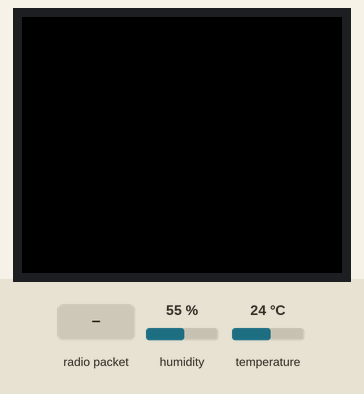
A sketch run on a simulated ESP8266 (NodeMCU). Parts: 160×128 colour display. The inputs (shaded band) are chosen by the test bench; at power-on: humidity 55 %, temperature 24 °C. What the sketch prints to the serial monitor is not drawn.

Above: at 1.9 s.
2.0 s: radio packet "Raum" arrives
At 3.2 s:
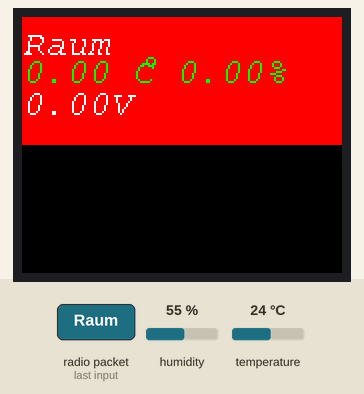
3.5 s: radio packet "Labor" arrives
At 4.5 s:
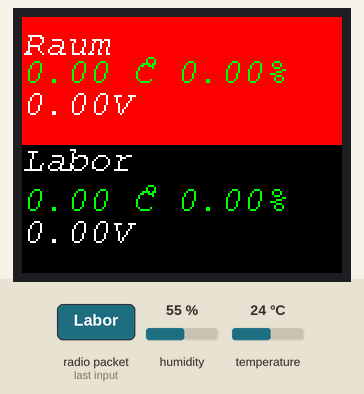
5.0 s: radio packet "Raum" arrives
At 5.6 s:
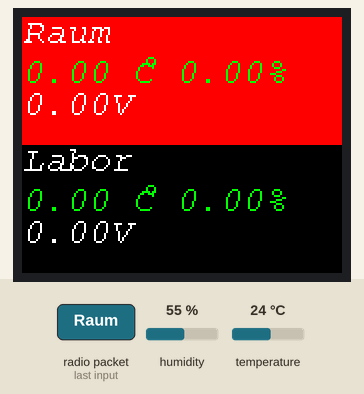
6.5 s: radio packet "1" arrives
At 7.6 s:
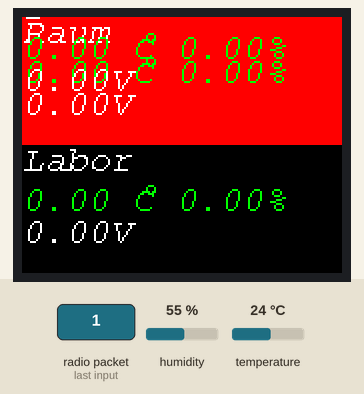
Timing chart, 0 to 9.5 s (numbered marks = the images above; inputs shaded):
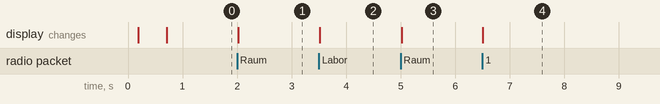

Measured:
- after the input at 2.0 s, the display: changes at once (image 1)
- after the input at 3.5 s, the display: changes at once (image 2)
- after the input at 5.0 s, the display: changes at once (image 3)
- after the input at 6.5 s, the display: changes at once (image 4)

The sketch:

Prog27a_ESPNowReceive_mit_Sensor.ino
```cpp
/**
 * ESP-NOW Receiver with own sensor
 *
 * This program is written for an ESP8266 to receive weather data via ESP-Now and
 * shows this data on an own display.
 * The data from the built-in sensor is shown in the upper half of the TFT display.
 * The received data from another ESP8266 is shown in the lower half of the TFT display.
 * The ESP-Now basic program is extracted from here:
 * https://github.com/HarringayMakerSpace/ESP-Now
 *
 * You have the possibilty to choose either the DHT22 sensor or the BME280 sensor
 * in the receive station.
 *
 */
 //**************************** libraries ******************************************/
#include <ESP8266WiFi.h>
#include "DHT.h"              // library for DHT22
#include <Adafruit_Sensor.h>  // Adafruit library
#include <Adafruit_BME280.h>  // Adafruit library for BME280
#include <Wire.h>
#include <Adafruit_GFX.h>    // Core graphics library
#include <Adafruit_ST7735.h> // Hardware-specific library for ST7735
#include <Fonts/FreeMonoOblique9pt7b.h>
#include <SPI.h>
extern "C" {
  #include <espnow.h>
  #include "user_interface.h"
}
//************************* DHT 22 - sensor ******************************************/

#define DHTPIN 4          // Sensor is connected at GPIO4 ( corresponds to input D2 )
#define DHTTYPE DHT22     // type is DHT22 sensor
DHT dht(DHTPIN, DHTTYPE); // the sensor DHT22 is now adressd with „dht“

//************************* BME 280 - sensor ****************************************/

Adafruit_BME280 bme;      // I2C the sensor BME280 is now adressd with „bme“

//************************ Sensor - selection ****************************************/
// choose your built-in sensor type
#define BME_SENSOR (false)
#define DHT_SENSOR (true)

//************************ Display *******************************************/

#define TFT_CS        D8 //CS
#define TFT_RST       D6 //Reset
#define TFT_DC        D0 //A0/DC
Adafruit_ST7735 tft = Adafruit_ST7735(TFT_CS, TFT_DC, TFT_RST);
void setRotation(uint8_t rotation);

//************************ variables *******************************************/
int valA0 = 0;  // raw value analog input A0
bool bmeStatus;
double temp;
double humidity;
double pressure;
double voltage;
int timer1;
int timer2;
int minuteCountRaum = 0;
int minuteCountLabor = 0;
String  strLocation ="";
volatile boolean NewDataReceived = false; // volatile variable, because it is influenced
                                          // during an interrupt

//****************************************************************************/
/* Set a private Mac Address
 *  http://serverfault.com/questions/40712/what-range-of-mac-addresses-can-i-safely-use-for-my-virtual-machines
 * Note: the point of setting a specific MAC is so you can replace this Gateway ESP8266 device with a new one
 * and the new gateway will still pick up the remote sensors which are still sending to the old MAC
 */
uint8_t mac[] = {0x36, 0x33, 0x33, 0x33, 0x33, 0x33};
void initVariant() {
  WiFi.mode(WIFI_AP);
  wifi_set_macaddr(SOFTAP_IF, &mac[0]);
}

//*********************** reveive data structure *************************************/
// keep in sync with slave struct
struct __attribute__((packed)) SENSOR_DATA {
  char location[16];
  double temp;
  double humidity;
  double pressure;
  double voltage;
} sensorData;


//-----------------------------------------------------------------------------/
void initEspNow() {
  if (esp_now_init()!=0) {
    Serial.println("*** ESP_Now init failed");
    ESP.restart();
  }
  // Configuration on ESP_NOW
  esp_now_set_self_role(ESP_NOW_ROLE_COMBO);

  // Configure callback function
  esp_now_register_recv_cb(OnDataRecv);
    // Investigate: There's little doc on what can be done within this method. If its like an ISR
    // then it should not take too long or do much I/O, but writing to Serial does appear to work ok
}


// Callback function that will be executed when data is received----------------------/
void OnDataRecv(uint8_t * mac, uint8_t *incomingData, uint8_t len) {
  memcpy(&sensorData, incomingData, sizeof(sensorData));
  Serial.print("Bytes received: ");
  Serial.println(len);
  // set flag if new data received
  NewDataReceived = true;
}

// print new data on serial interface --------------------------------/
void PrintNewDataSerial(){
  Serial.print("Ort: ");
  Serial.println(sensorData.location);
  Serial.print("Temperatur: ");
  Serial.println(sensorData.temp);
  Serial.print("Luftfeuchtigkeit: ");
  Serial.println(sensorData.humidity);
  Serial.print("Luftdruck: ");
  Serial.println(sensorData.pressure);
  Serial.print("Spannung: ");
  Serial.println(sensorData.voltage);
  Serial.println();
}

// Init Display ---------------------------------------------------------------------/
void initDisplay(){
// Use this initializer if using a 1.8" TFT screen:
  tft.initR(INITR_BLACKTAB);      // Init ST7735S chip, black tab
  tft.fillScreen(ST77XX_BLACK);
  tft.setRotation(3); // rotate display 90°, landscape mode
  tft.setTextWrap(false);
  tft.fillScreen(ST77XX_RED);
  delay(500);
  tft.fillScreen(ST77XX_BLACK);
  tft.setCursor(0, 0);
}

// Show time in minutes since last receive of data in upper right corner
void showMinutes(){
// fill upper right corner with black rectangle
    tft.fillRect(140, 0 , 42, 14, ST77XX_BLACK); //x0,y0,w,h,colour
    // cursor for font baseline 2 pixels left and 12 pixels down  (140-2, 64+12)
    tft.setCursor(138, 12);
    tft.setFont(&FreeMonoOblique9pt7b);
    tft.setTextColor(ST77XX_WHITE);
    tft.print(minuteCountRaum);
    Serial.println(minuteCountRaum);
// fill lower right corner with red rectangle
    tft.fillRect(140, 64 , 42, 14, ST77XX_RED); //x0,y0,w,h,colour
    // cursor for font baseline 2 pixels left and 12 pixels down  (140-2, 64+12)
    tft.setCursor(138, 76);
    tft.setFont(&FreeMonoOblique9pt7b);
    tft.setTextColor(ST77XX_WHITE);
    tft.print(minuteCountLabor);
    Serial.println(minuteCountLabor);
}

// Show Data On Display -------------------------------------------------------------------/
void showDataOnDisplay(){
  // convert sensorData.location to string
  strLocation = sensorData.location;
  // output of string on serial interface to check
  Serial.print("location: ");
  Serial.println(strLocation);
  // Y-cursor for font baseline
  int yCursor = 0;

 // show "Raum" temperature in upper part of display
  if (strLocation == "Raum"){
    // fill upper half of display with red rectangle
    tft.fillRect(0, 0 , 160, 64, ST77XX_RED); //x0,y0,w,h,colour
    // cursor for font baseline 12 pixels below
    yCursor = 12; // 0 + 12
    // reset minute counter
    minuteCountRaum = 0;
  }
  // show "Labor" temperature in lower part of display
  if (strLocation == "Labor"){
    // fill lower half of display with black rectangle
    tft.fillRect(0, 64 , 160, 64, ST77XX_BLACK); //x0,y0,w,h,colour
    // cursor for font baseline 12 pixels below
    yCursor = 76;  // 64 + 12
    // reset minute counter
    minuteCountLabor = 0;
  }
  // set cursor on baseline of font
  tft.setCursor(0,yCursor);

  // write 1st line : the location
  tft.setFont(&FreeMonoOblique9pt7b);
  tft.setTextColor(ST77XX_WHITE);
  tft.print(strLocation);

  // write 2nd line : the temperature and humidity
  yCursor = yCursor + 20; // cursor for font baseline 20 pixels below
  tft.setCursor(0,yCursor);
  tft.setFont(&FreeMonoOblique9pt7b);
  tft.setTextColor(ST77XX_GREEN);
  tft.print(sensorData.temp);
  tft.drawCircle(64, yCursor-10, 2, 0x07E0); //draw circle instead of degree <°> sign
  tft.print(" C ");
  tft.print(sensorData.humidity);
  tft.print("%");

  // write 3rd line : the voltage
  yCursor = yCursor + 16; // cursor for font baseline 16 pixels below
  tft.setCursor(0,yCursor);
  tft.setFont(&FreeMonoOblique9pt7b);
  tft.setTextColor(ST77XX_WHITE);
  tft.print(sensorData.voltage);
  tft.print("V");
}

// Funktion "readVoltage" ------------------------------------------------------------------------------
void readVoltage(){
  valA0 = map(analogRead(A0),0,1023,0,55500); // read and scale analog value
  voltage = valA0;
  voltage = voltage / 10000;
}

// Funktion "readDHTSensor"-----------------------------------------------------------------------------
void readDHTSensor(){
    delay(20);
    temp = dht.readTemperature();
    humidity = dht.readHumidity();
    while (!(isValidTemp(temp) && isValidHumidity(humidity))) {
      delay(100);
      Serial.print("d"); // write "d" while waiting for valid data
      temp = dht.readTemperature();
      humidity = dht.readHumidity();
    }
}
// Funktion "setupBMESensor"----------------------------------------------------------------------------

void setup_BMESensor(){
    // weather monitoring
    Serial.println("-- Weather Station Scenario --");
    Serial.println("forced mode, 1x temperature / 1x humidity / 1x pressure oversampling,");
    Serial.println("filter off");
    bme.setSampling(Adafruit_BME280::MODE_FORCED,
                    Adafruit_BME280::SAMPLING_X1, // temperature
                    Adafruit_BME280::SAMPLING_X1, // pressure
                    Adafruit_BME280::SAMPLING_X1, // humidity
                    Adafruit_BME280::FILTER_OFF   );
}

// Funktion "readBMESensor"-----------------------------------------------------------------------------
void readBMESensor(){
    delay(20);
    temp = bme.readTemperature();
    humidity = bme.readHumidity();
    pressure = (bme.readPressure()/100.0F);
    while (!(isValidTemp(temp) && isValidHumidity(humidity) && isValidPressure(pressure))) {
      delay(100);
      Serial.print("b"); // write "b" while waiting for valid data
      temp = bme.readTemperature();
      humidity = bme.readHumidity();
      pressure = (bme.readPressure()/100.0F);
    }
  }

// function: check if value humidity is valid ------------------------------------------
bool isValidHumidity(const double humidity) {
  return (!isnan(humidity) && humidity >= 0 && humidity <= 100);
}


// function: check if value temperature is valid ---------------------------------------
bool isValidTemp(const double temp) {
  return (!isnan(temp) && temp >= -100 && temp <= 212);
}

// function: check if value pressure is valid ------------------------------------------
bool isValidPressure(const double pressure) {
  return (!isnan(pressure) && pressure >= -100 && pressure <= 1200);
}

// function "readLocalSensors" ---------------------------------------------------------
void readLocalSensors(){
  // read temperature and humidity from DHT
  if DHT_SENSOR {
    readDHTSensor(); }
  // read temperature and humidity from BME
  if BME_SENSOR {
    bme.takeForcedMeasurement(); // has no effect in normal mode but in Weather monitoring
    readBMESensor();
  }
  // read Voltage
  readVoltage();
  // write "Raum" in receive-struct
  strcpy(sensorData.location, "Raum");
  // write temperature in receive-struct
  sensorData.temp = temp;
  // write humidity in receive-struct
  sensorData.humidity = humidity;
  // write voltage in receive-struct
  sensorData.voltage = voltage;
}

//------------------------------------------------------------------------------------/
void setup() {
  // Initialize Serial Monitor
  Serial.begin(115200);
  Serial.println();

  // DHT Sensor
  if DHT_SENSOR {
    dht.begin(); // start DHT22 sensor
  }

  // BME 280 Sensor
  if BME_SENSOR {
    Wire.begin(D2, D1);  // Wire.begin( SDA, SCL )
    Wire.setClock(100000); //This function modifies the clock frequency for I2C communication, 100kHz is standard
    Serial.println(F("BME280 test"));
    bmeStatus = bme.begin(0x76);
    if (!bmeStatus) {
      Serial.println("Could not find a valid BME280 sensor, check wiring!");
      while (1);
    }
    Serial.println("-- Default Test BME--");
    setup_BMESensor();
  }

  Serial.print("This node AP mac: "); Serial.println(WiFi.softAPmacAddress());
  Serial.print("This node STA mac: "); Serial.println(WiFi.macAddress());

  // Init ESP-NOW
  initEspNow();

  // Initialize Display
  initDisplay();
}

//-----------------------------------------------------------------------------------/
void loop() {
  if (millis()-timer1 > 60000) {
    Serial.println("Waiting for ESP-NOW messages...");
    timer1 = millis();
    minuteCountRaum++;
    minuteCountLabor++;
    showMinutes();
  }
   if (millis()-timer2 > 30000) {
    Serial.println("Every 30sec. data request of built in sensor...");
    timer2 = millis();
    readLocalSensors();
    showDataOnDisplay();
  }
  if (NewDataReceived){
    NewDataReceived = false;
    // Print new data on serial interface
    PrintNewDataSerial();
    // Show new data on diplay
    showDataOnDisplay();
  }
}
```
